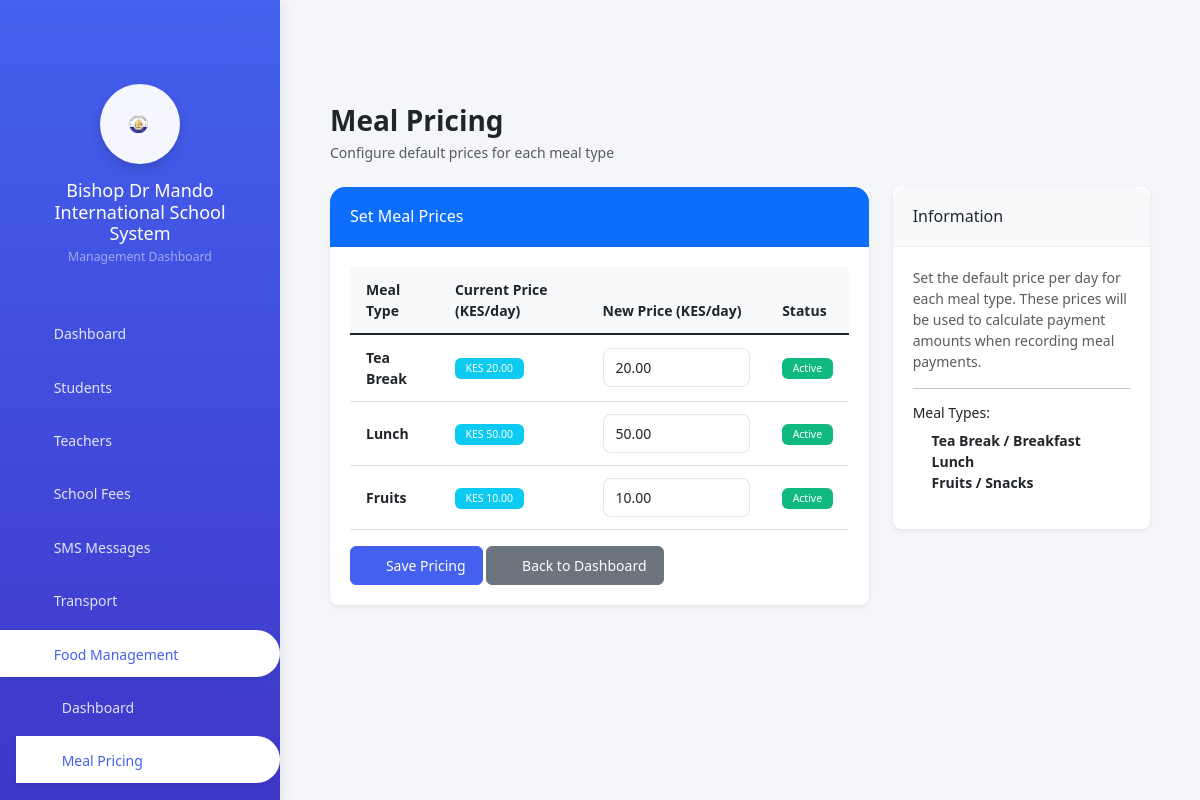
Screenshot of /meal/pricing/ (signed in) with the database file from the repository.
### schools/models.py (models this page shows, shortened)
class MealPricing(models.Model):
    meal_type = models.CharField(
        max_length=20,
        choices=[
            ('TEA_BREAK', 'Tea Break'),
            ('LUNCH', 'Lunch'),
            ('FRUITS', 'Fruits'),
        ],
        help_text="Type of meal"
    )
    price_per_day = models.DecimalField(
        max_digits=10,
        decimal_places=2,
        help_text="Default price per day for this meal"
    )
    location = models.CharField(
        max_length=10,
        choices=LOCATION_CHOICES,
        default='MAIN',
        help_text="School location: Main or Annex"
    )
    is_active = models.BooleanField(default=True)
    created_at = models.DateTimeField(auto_now_add=True)
    updated_at = models.DateTimeField(auto_now=True)
    class Meta:
        ordering = ['meal_type']
        verbose_name_plural = "Meal Pricing"
        unique_together = ['meal_type', 'location']

### schools/views.py (the view, shortened to what this page needs)
# urls.py: path('meal/pricing/', views.meal_pricing_list, name='meal_pricing_list'),
@login_required
@admin_required
def meal_pricing_list(request):
    pricing = MealPricing.objects.all().order_by('meal_type')
    pricing_dict = {p.meal_type: p for p in pricing}
    meal_types_with_pricing = []
    for meal_type, meal_name in StudentMealPayment.MEAL_TYPES:
        meal_types_with_pricing.append({
            'type': meal_type,
            'name': meal_name,
            'pricing': pricing_dict.get(meal_type)
        })
    context = {
        'pricing': pricing,
        'meal_types': StudentMealPayment.MEAL_TYPES,
        'meal_types_with_pricing': meal_types_with_pricing,
        'title': 'Meal Pricing',
        'page_title': 'Manage Meal Pricing'
    }
    return render(request, 'schools/meal/pricing_list.html', context)

### schools/templatetags/school_filters.py (called while the page is built)
@register.filter
def is_staff_or_admin(user):
    if not user.is_authenticated:
        return False
    return (user.is_staff or
            user.is_superuser or
            user.groups.filter(name__in=['Admin', 'Teacher', 'Accountant']).exists())

@register.filter
def is_class_teacher(user):
    if not user.is_authenticated:
        return False
    try:
        return user.teacher.is_class_teacher if hasattr(user, 'teacher') else False
    except (AttributeError, Teacher.DoesNotExist):
        return False

@register.filter
def is_student(user):
    return user.groups.filter(name='Students').exists()

### schools/templates/schools/meal/pricing_list.html (shortened to what this page needs)
{% extends 'schools/base.html' %}
{% load static %}
{% load humanize %}
{% block content %}
<div class="container-fluid py-4">
    <div class="d-flex justify-content-between align-items-center mb-4">
        <div>
            <h1 class="h3 mb-1 fw-bold text-dark">Meal Pricing</h1>
            <p class="text-muted mb-0">Configure default prices for each meal type</p>
        </div>
    </div>
    <div class="row">
        <div class="col-lg-8">
            <div class="card shadow-sm">
                <div class="card-header bg-primary text-white">
                    <h5 class="mb-0">Set Meal Prices</h5>
                </div>
                <div class="card-body">
                    <form method="post">
                        <div class="table-responsive">
                            <table class="table">
                                <thead>
                                    <tr>
                                        <th>Meal Type</th>
                                        <th>Current Price (KES/day)</th>
                                        <th>New Price (KES/day)</th>
                                        <th>Status</th>
                                    </tr>
                                </thead>
                                <tbody>
                                    {% for meal_info in meal_types_with_pricing %}
                                    <tr>
                                        <td>
                                            <strong>{{ meal_info.name }}</strong>
                                        </td>
                                        <td>
                                            {% if meal_info.pricing %}
                                                <span class="badge bg-info">KES {{ meal_info.pricing.price_per_day|floatformat:2|intcomma }}</span>
                                            {% else %}
                                                <span class="text-muted">Not set</span>
                                            {% endif %}
                                        </td>
                                        <td>
                                            <input type="number"
                                                   name="price_{{ meal_info.type }}"
                                                   class="form-control"
                                                   step="0.01"
                                                   min="0"
                                                   {% if meal_info.pricing %}value="{{ meal_info.pricing.price_per_day }}"{% endif %}
                                                   placeholder="Enter price">
                                        </td>
                                        <td>
                                            {% if meal_info.pricing %}
                                                {% if meal_info.pricing.is_active %}
                                                    <span class="badge bg-success">Active</span>
                                                {% else %}
                                                    <span class="badge bg-secondary">Inactive</span>
                                                {% endif %}
                                            {% else %}
                                                <span class="badge bg-secondary">Not configured</span>
                                            {% endif %}
                                        </td>
                                    </tr>
                                    {% endfor %}
                                </tbody>
                            </table>
                        </div>
                        <div class="mt-3">
                            <button type="submit" class="btn btn-primary">
                                <i class="bi bi-save me-2"></i>Save Pricing
                            </button>
                            <a href="{% url 'meal_dashboard' %}" class="btn btn-secondary">
                                <i class="bi bi-arrow-left me-2"></i>Back to Dashboard
                            </a>
                        </div>
                    </form>
                </div>
            </div>
        </div>
        <div class="col-lg-4">
            <div class="card shadow-sm">
                <div class="card-header bg-light">
                    <h5 class="mb-0">Information</h5>
                </div>
                <div class="card-body">
                    <p class="text-muted">
                        Set the default price per day for each meal type. These prices will be used to calculate
                        payment amounts when recording meal payments.
                    </p>
                    <hr>
                    <h6>Meal Types:</h6>
                    <ul class="list-unstyled">
                        <li><i class="bi bi-cup-hot me-2"></i><strong>Tea Break / Breakfast</strong></li>
                        <li><i class="bi bi-egg-fried me-2"></i><strong>Lunch</strong></li>
                        <li><i class="bi bi-apple me-2"></i><strong>Fruits / Snacks</strong></li>
                    </ul>
                </div>
            </div>
        </div>
    </div>
</div>
{% endblock %}

### schools/templates/schools/base.html (style rules this page uses)
:root { --primary-color: #4361ee; --secondary-color: #3f37c9; --success-color: #4cc9f0; --info-color: #4895ef; --warning-color: #f72585; --danger-color: #e63946; --light-color: #f8f9fa; --dark-color: #212529; }
body { background-color: #f5f6fa; }
.card { border: none; border-radius: 15px; box-shadow: 0 2px 15px rgba(0, 0, 0, 0.1); }
.card-header { background: #fff; border-bottom: 1px solid rgba(0, 0, 0, 0.05); padding: 1.25rem; border-radius: 15px 15px 0 0 !important; }
.table { margin-bottom: 0; }
.table th { border-top: none; font-weight: 600; padding: 1rem; }
.table td { padding: 1rem; vertical-align: middle; }
.btn { padding: 0.5rem 1rem; border-radius: 8px; font-weight: 500; }
.btn-primary { background: var(--primary-color); border-color: var(--primary-color); }
.badge { padding: 0.5em 1em; border-radius: 6px; font-weight: 500; }
.form-control { border-radius: 8px; padding: 0.6rem 1rem; border: 1px solid rgba(0, 0, 0, 0.1); }
.bg-success { background-color: #10b981 !important; }
@media (min-width: 1025px) { body { font-size: 14px; } }
@media (min-width: 1025px) { .card { margin-bottom: 20px; border-radius: 8px; } }
@media (min-width: 1025px) { .card-body { padding: 20px; } }
@media (min-width: 1025px) { .table th { font-size: 14px; padding: 12px 16px; background-color: #f8f9fa; } }
@media (min-width: 1025px) { .table td { font-size: 14px; padding: 12px 16px; } }
@media (min-width: 1025px) { .form-control { font-size: 14px; padding: 8px 12px; height: auto; } }
@media (min-width: 1025px) { .btn { font-size: 14px; padding: 8px 16px; border-radius: 6px; } }
@media (min-width: 1025px) { h1 { font-size: 28px; } }
@media (min-width: 1025px) { h5 { font-size: 16px; } }
@media (min-width: 1025px) { h6 { font-size: 14px; } }
@media (min-width: 1025px) { .container, .container-fluid { padding: 20px; } }

### rows the page displays
MealPricing: name "Tea Break", pricing.price_per_day "20.00", is_active "Active"
MealPricing: name "Lunch", pricing.price_per_day "50.00", is_active "Active"
MealPricing: name "Fruits", pricing.price_per_day "10.00", is_active "Active"
